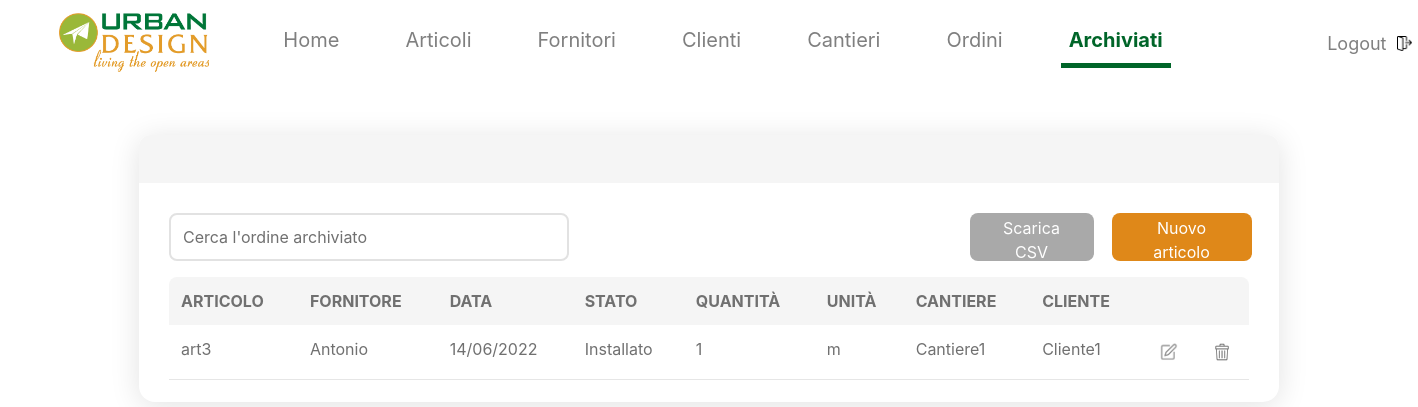
The page /ordini/archiviati on the database as committed earlier.
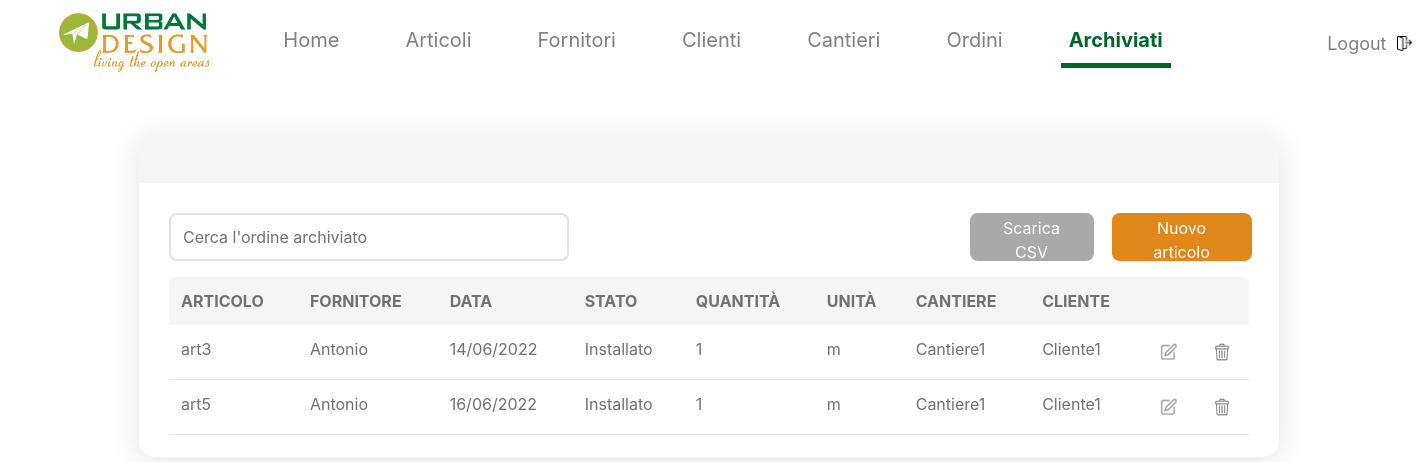
The same page on the database as committed later.
### ManagementSoftware/models.py (models this page shows, shortened)
class Order(models.Model):
    date = models.DateTimeField(auto_now_add=True)
    status = models.CharField(max_length=50, choices=STATUS_CHOICES, verbose_name="Stato dell ordine")
    quantity = models.PositiveIntegerField(default=1, verbose_name="Quantità dell ordine")
    article_id = models.ForeignKey(Article, on_delete=models.CASCADE, verbose_name="Nome dell articolo")
    site_id = models.ForeignKey(Site, on_delete=models.CASCADE, verbose_name="Nome del cantiere")
    suppliers = models.ForeignKey(Supplier, on_delete=models.CASCADE, verbose_name="Nome dell Fornitori")
    clients = models.ForeignKey(Client, on_delete=models.CASCADE, verbose_name="Nome dell Clienti")
    class Meta:
        verbose_name = 'order'
        ordering = ("article_id__supplier_id__name",)

class Article(models.Model):
    name = models.CharField(max_length=200, verbose_name="Nome dell'articolo")
    supplier_id = models.ForeignKey(Supplier, on_delete=models.CASCADE, verbose_name="Nome del fornitore")
    measurement_unit = models.CharField(max_length=50, verbose_name="Unità di misura", default="")
    class Meta:
        verbose_name = 'article'
        ordering = ("name",)
    def __str__(self):
        return str(self.name)

class Supplier(models.Model):
    name = models.CharField(max_length=200, verbose_name="Nome del fornitore")
    class Meta:
        verbose_name = 'supplier'
        ordering = ("name",)
    def __str__(self):
        return str(self.name)

class Site(models.Model):
    name = models.CharField(max_length=200, verbose_name="Nome del cantiere")
    client_id = models.ForeignKey(Client, on_delete=models.CASCADE, verbose_name="Nome del cliente")
    class Meta:
        verbose_name = 'site'
        ordering = ("name",)
    def __str__(self):
        return str(self.name)

class Client(models.Model):
    name = models.CharField(max_length=200, verbose_name="Nome del cliente")
    class Meta:
        verbose_name = 'client'
        ordering = ("name",)
    def __str__(self):
        return str(self.name)

### ManagementSoftware/views.py (the view)
# urls.py: path('ordini/', generic_views.TableView.as_view(
class TableView(TemplateView):
    model = None
    template_name = None
    model_filter = Q(pk__isnull=False)
    context_object_name = None
    def get(self, *args, **kwargs):
        objects = self.model.objects.filter(self.model_filter)
        context = {self.context_object_name: objects}
        return render(self.request, self.template_name, context)

### Order/templates/order/archiveorder_list.html (shortened to what this page needs)
{% extends 'single-tab.html' %}
{% block search_placeholder %}Cerca l'ordine archiviato{% endblock %}
{% block table %}{% include "order/archiveorder_table.html" %}{% endblock %}

### Order/templates/order/archiveorder_table.html
{% load static %}
<thead>
<tr>
    <th>ARTICOLO</th>
    <th>FORNITORE</th>
    <th>DATA</th>
    <th>STATO</th>
    <th>QUANTITÀ</th>
    <th>UNITÀ</th>
    <th>CANTIERE</th>
    <th>CLIENTE</th>
    <th class="icon"></th>
    <th class="icon"></th>
</tr>
</thead>
<tbody>
{% for order in orders %}
    <tr>
        <td>{{ order.article_id }}</td>
        <td>{{ order.article_id.supplier_id }}</td>
        <td>{{ order.date | date:'d/m/Y' }}</td>
        <td>{{ order.get_status_display }}</td>
        <td>{{ order.quantity }}</td>
        <td>{{ order.article_id.measurement_unit }}</td>
        <td>{{ order.site_id }}</td>
        <td>{{ order.site_id.client_id }}</td>
        <td>
            <img src="{% static 'ManagementSoftware/img/IconaModifica.png' %}"
                 class="update"
                 width="30px" alt="Modifica"
                 data-form-url="{% url 'archiveorder_update' order.pk %}"
            >
        </td>
        <td>
            <img class="delete"
                 src="{% static 'ManagementSoftware/img/IconaElimina.png' %}" width="30px" alt="Modifica"
                 data-form-url="{% url 'archiveorder_delete' order.pk %}">
        </td>
    </tr>
{% endfor %}
</tbody>

Rows that differ between the two databases and show on the page:
added Order: article_id "art5", article_id.supplier_id "Antonio", date "16/06/2022", status "Installato", quantity "1", article_id.measurement_unit "m", site_id "Cantiere1", site_id.client_id "Cliente1"
